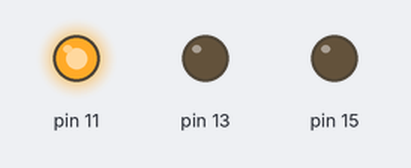
Recording of a program running on a simulated Raspberry Pi (header pin numbers). Shown: output pins drawn as LEDs (lit = HIGH). What the program prints to the terminal is not drawn. At 10.5 s the program stops and its outputs stay as they are.

Above: at 0.1 s.
At 1.6 s:
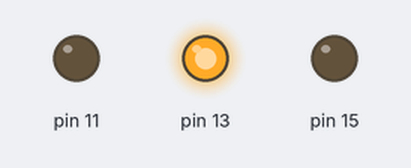
At 3.1 s:
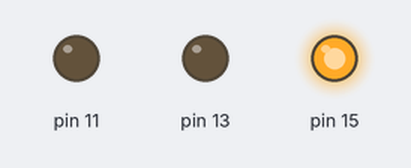
At 4.6 s:
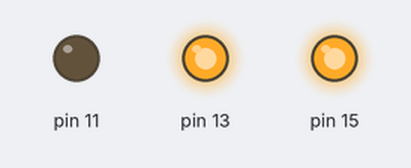
At 7.6 s:
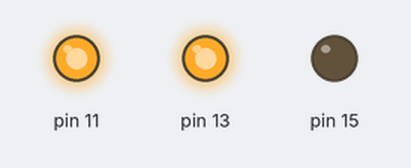
At 10.6 s:
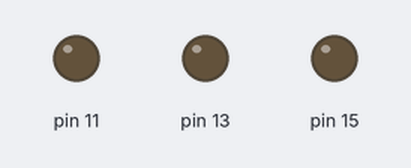
Timing chart, 0 to 12.0 s (numbered marks = the images above):
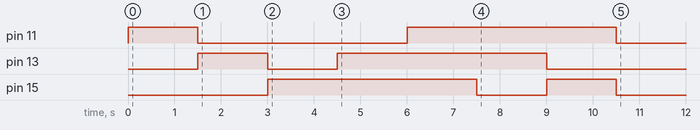

Measured:
- by itself, pin 11: LOW → HIGH at 0.00 s, → LOW 1.5 s later, → HIGH 4.5 s later, → LOW 4.5 s later
- by itself, pin 13: LOW → HIGH at 1.5 s, → LOW 1.5 s later, → HIGH 1.5 s later, → LOW 4.5 s later
- by itself, pin 15: LOW → HIGH at 3.0 s, → LOW 4.5 s later, → HIGH 1.5 s later, → LOW 1.5 s later

The program:

rgb.py
```python
#!/usr/bin/python
# -*- coding: utf-8 -*-

'''
Turns ON and OFF a single RGB LED with many colors and interval of 1.5 seconds.
'''
import RPi.GPIO as GPIO
import time
print GPIO.VERSION

# RGB CONFIG - Set GPIO Ports
RGB_RED = 11
RGB_BLUE = 15
RGB_GREEN = 13
RGB_CYAN = [RGB_GREEN, RGB_BLUE]
RGB_WHITE = [RGB_RED, RGB_GREEN, RGB_BLUE]
RGB_YELLOW = [RGB_RED, RGB_GREEN]
RGB_MAGENTA = [RGB_RED, RGB_BLUE]

# Available colors
COLORS = [RGB_RED, RGB_GREEN, RGB_BLUE,
          RGB_CYAN, RGB_WHITE, RGB_YELLOW, RGB_MAGENTA]

def setup():
  # Set up the wiring
  GPIO.setmode(GPIO.BOARD)
  # Setup Ports
  for pin_id in RGB_WHITE:
    GPIO.setup(pin_id, GPIO.OUT)
  clear()

# Reset pins to default state
def clear():
  gpiocontrol(RGB_WHITE, 0)

# Control the state of a single or multiple pins in a list
def gpiocontrol(pins, state):
  # Determine if "pins" is a single integer or not
  if isinstance(pins, int):
    # Single integer - reference directly
    GPIO.output(pins, state)
  else:
    # If not, then cycle through the "pins" list
    for i in pins:
      GPIO.output(i, state)

def change_colors():
  for pin_id in COLORS:
      gpiocontrol(pin_id, 1)
      time.sleep(1.5)
      gpiocontrol(pin_id, 0)

# This function will run if the file is executed directly
def main():
  setup()
  change_colors()
  clear()
  # Release GPIO
  GPIO.cleanup()

if __name__=='__main__':
  main()
```
